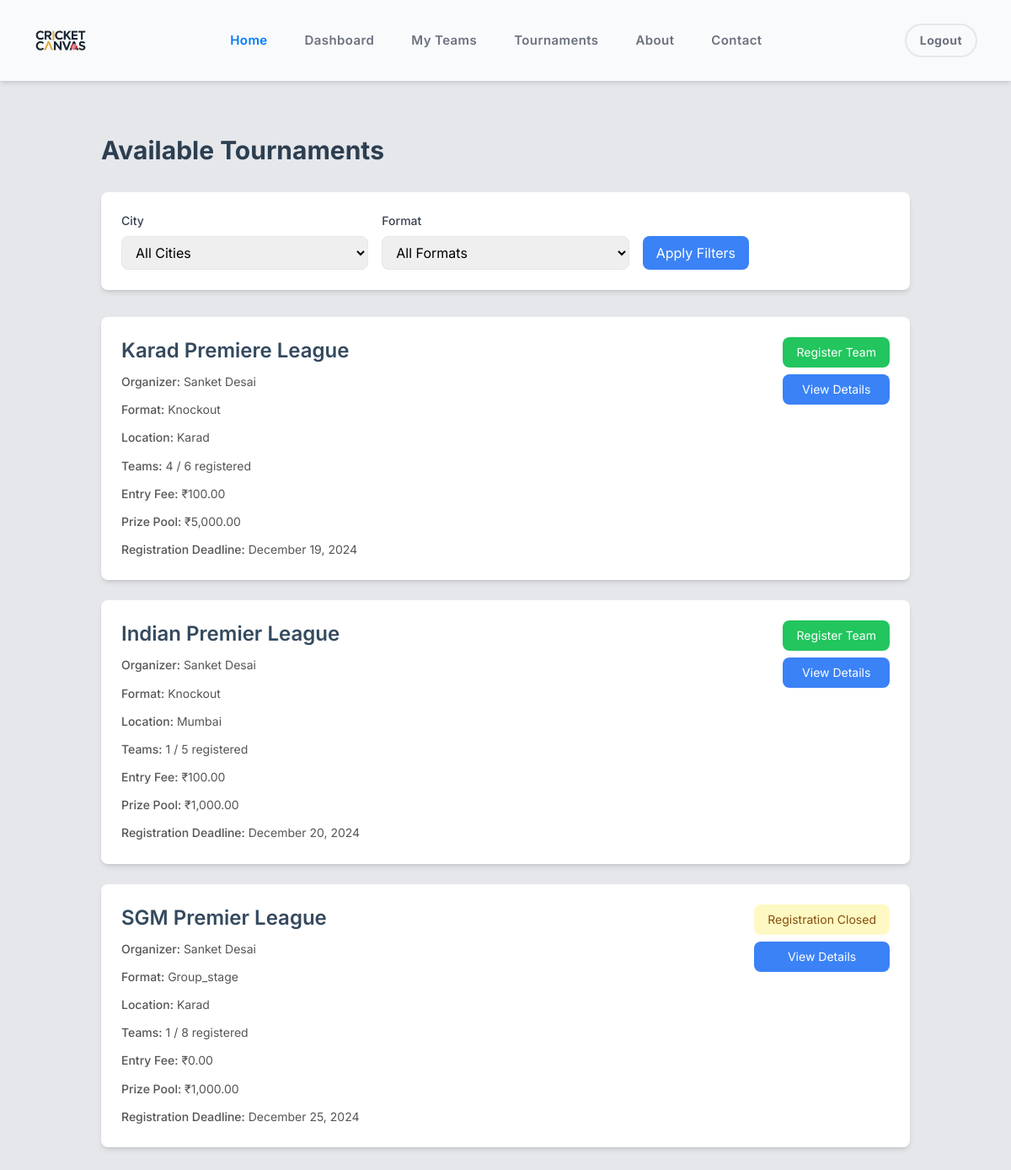
Screenshot of /tournaments/list.php (signed in) with the database file from the repository.
### tables this page shows
CREATE TABLE `tournaments` (
  `tournament_id` int(11) NOT NULL,
  `tournament_name` varchar(100) NOT NULL,
  `organizer_id` int(11) NOT NULL,
  `start_date` date DEFAULT NULL,
  `end_date` date DEFAULT NULL,
  `max_teams` int(11) DEFAULT NULL,
  `format` enum('knockout','league','group_stage') NOT NULL,
  `status` enum('draft','open','registration_closed','ongoing','completed') DEFAULT 'draft',
  `description` text DEFAULT NULL,
  `registration_deadline` date NOT NULL,
  `min_teams` int(11) DEFAULT 4,
  `venue` varchar(100) DEFAULT NULL,
  `city` varchar(50) DEFAULT NULL,
  `entry_fee` decimal(10,2) DEFAULT 0.00,
  `prize_pool` decimal(10,2) DEFAULT 0.00,
  `rules` text DEFAULT NULL,
  `created_at` timestamp NOT NULL DEFAULT current_timestamp(),
  `payment_qr` varchar(255) DEFAULT NULL
);

CREATE TABLE `users` (
  `user_id` int(11) NOT NULL,
  `username` varchar(50) NOT NULL,
  `email` varchar(100) NOT NULL,
  `password` varchar(255) NOT NULL,
  `role` enum('player','organizer','admin') NOT NULL,
  `is_active` tinyint(1) NOT NULL DEFAULT 1,
  `created_at` timestamp NOT NULL DEFAULT current_timestamp()
);

### tournaments/list.php (the view, shortened to what this page needs)
<?php
require_once '../includes/header.php';
$stmt = $pdo->prepare("
    SELECT team_id
    FROM teams
    WHERE captain_id = ?
");
$stmt->execute([$_SESSION['user_id']]);
$captainTeamIds = array_column($stmt->fetchAll(), 'team_id');
$query = "
    SELECT t.*,
           u.username as organizer_name,
           (SELECT COUNT(*) FROM tournament_teams WHERE tournament_id = t.tournament_id AND status = 'approved') as registered_teams
    FROM tournaments t
    JOIN users u ON t.organizer_id = u.user_id
    WHERE t.status IN ('open', 'registration_closed')
";
$params = [];
$query .= " ORDER BY t.registration_deadline ASC";
$stmt = $pdo->prepare($query);
$stmt->execute($params);
$tournaments = $stmt->fetchAll();
?>
<div class="container mx-auto px-4 py-8">
    <h1 class="text-3xl font-bold mb-8">Available Tournaments</h1>
    <div class="bg-white rounded-lg shadow-md p-6 mb-8">
        <form method="GET" class="grid grid-cols-1 md:grid-cols-3 gap-4">
            <div>
                <label class="block text-sm font-medium text-gray-700 mb-2">City</label>
                <select name="city" class="w-full px-3 py-2 border rounded-lg focus:outline-none focus:ring-2 focus:ring-blue-500">
                    <option value="">All Cities</option>
                </select>
            </div>
            <div>
                <label class="block text-sm font-medium text-gray-700 mb-2">Format</label>
                <select name="format" class="w-full px-3 py-2 border rounded-lg focus:outline-none focus:ring-2 focus:ring-blue-500">
                    <option value="">All Formats</option>
                </select>
            </div>
            <div class="flex items-end">
                <button type="submit" class="bg-blue-500 hover:bg-blue-600 text-white px-4 py-2 rounded-lg">
                    Apply Filters
                </button>
            </div>
        </form>
    </div>
    <?php if (empty($tournaments)): ?>
        <div class="bg-white rounded-lg shadow-md p-6 text-center">
            <p class="text-gray-500 text-lg">No tournaments available at the moment.</p>
        </div>
    <?php else: ?>
        <div class="grid grid-cols-1 gap-6">
            <?php foreach ($tournaments as $tournament): ?>
                <div class="bg-white rounded-lg shadow-md p-6">
                    <div class="flex justify-between items-start">
                        <div>
                            <h2 class="text-2xl font-semibold mb-2">
                                <a href="<?php echo BASE_URL; ?>/tournaments/details.php?id=<?php echo $tournament['tournament_id']; ?>"
                                    class="hover:text-blue-500">
                                    <?php echo htmlspecialchars($tournament['tournament_name']); ?>
                                </a>
                            </h2>
                            <div class="space-y-2 text-sm text-gray-600">
                                <p>
                                    <span class="font-medium">Organizer:</span>
                                    <?php echo htmlspecialchars($tournament['organizer_name']); ?>
                                </p>
                                <p>
                                    <span class="font-medium">Format:</span>
                                    <?php echo ucfirst($tournament['format']); ?>
                                </p>
                                <p>
                                    <span class="font-medium">Location:</span>
                                    <?php echo htmlspecialchars($tournament['city']); ?>
                                </p>
                                <p>
                                    <span class="font-medium">Teams:</span>
                                    <?php echo $tournament['registered_teams']; ?> / <?php echo $tournament['max_teams']; ?> registered
                                </p>
                                <p>
                                    <span class="font-medium">Entry Fee:</span>
                                    ₹<?php echo number_format($tournament['entry_fee'], 2); ?>
                                </p>
                                <p>
                                    <span class="font-medium">Prize Pool:</span>
                                    ₹<?php echo number_format($tournament['prize_pool'], 2); ?>
                                </p>
                                <p>
                                    <span class="font-medium">Registration Deadline:</span>
                                    <?php echo date('F j, Y', strtotime($tournament['registration_deadline'])); ?>
                                </p>
                            </div>
                        </div>
                        <div class="flex flex-col space-y-2">
                            <?php if ($tournament['status'] === 'open'): ?>
                                <?php if (!empty($captainTeamIds)): ?>
                                    <a href="<?php echo BASE_URL; ?>/tournaments/register.php?id=<?php echo $tournament['tournament_id']; ?>"
                                        class="bg-green-500 hover:bg-green-600 text-white px-4 py-2 rounded-lg text-sm text-center">
                                        Register Team
                                    </a>
                                <?php else: ?>
                                    <span class="bg-gray-100 text-gray-600 px-4 py-2 rounded-lg text-sm text-center">
                                        Must be team captain to register
                                    </span>
                                <?php endif; ?>
                            <?php else: ?>
                                <span class="bg-yellow-100 text-yellow-800 px-4 py-2 rounded-lg text-sm text-center">
                                    Registration Closed
                                </span>
                            <?php endif; ?>
                            <a href="<?php echo BASE_URL; ?>/tournaments/details.php?id=<?php echo $tournament['tournament_id']; ?>"
                                class="bg-blue-500 hover:bg-blue-600 text-white px-4 py-2 rounded-lg text-sm text-center">
                                View Details
                            </a>
                        </div>
                    </div>
                </div>
            <?php endforeach; ?>
        </div>
    <?php endif; ?>
</div>

### assets/css/style.css (style rules this page uses)
* { margin: 0; box-sizing: border-box; font-family: "Inter", serif; }
body { font-family: "Inter", serif; }
body { background-color: #f8f9fa; }
h1 { color: #2c3e50; font-weight: bold; }
h2 { color: #34495e; margin-bottom: 20px; font-size: 24px; }
p { color: #555; line-height: 1.8; }

### rows the page displays
tournaments: tournament_name "Karad Premiere League", organizer.username "Sanket Desai", format "Knockout", city "Karad", registered_teams "4", max_teams "6", entry_fee "100.00", prize_pool "5,000.00", registration_deadline "December 19, 2024"
tournaments: tournament_name "Indian Premier League", organizer.username "Sanket Desai", format "Knockout", city "Mumbai", registered_teams "1", max_teams "5", entry_fee "100.00", prize_pool "1,000.00", registration_deadline "December 20, 2024"
tournaments: tournament_name "SGM Premier League", organizer.username "Sanket Desai", format "Group_stage", city "Karad", registered_teams "1", max_teams "8", entry_fee "0.00", prize_pool "1,000.00", registration_deadline "December 25, 2024", shows "Registration Closed"
